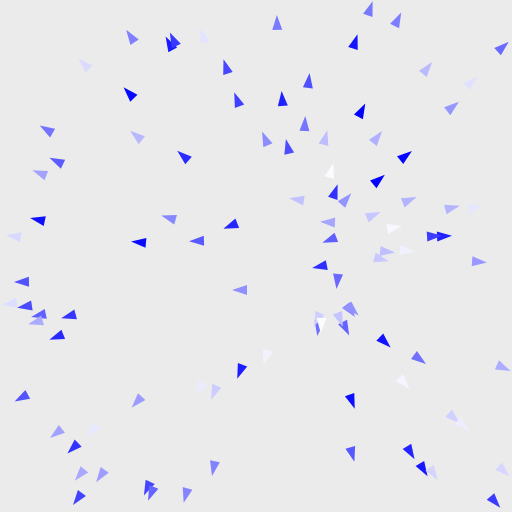
Frame 1 (no input)
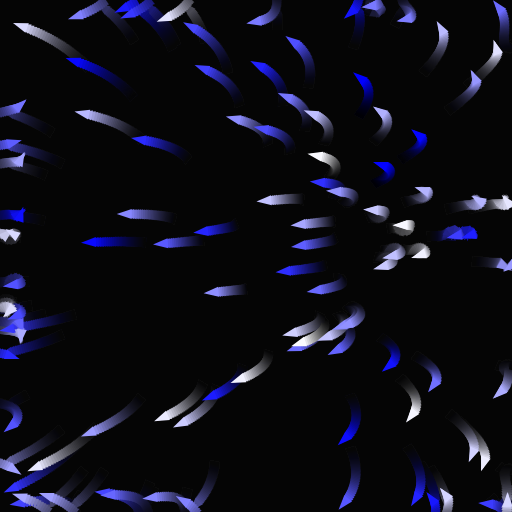
Frame 60 (no input)
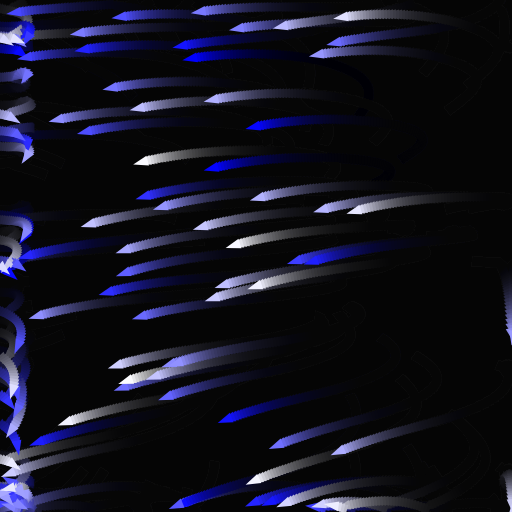
Frame 120 (the mouse pressed at the canvas centre since frame 60)

The p5.js sketch that drew these frames (run headless with seeded random() and noise() and a simulated clock; from frame 60 on, the mouse is pressed at the canvas centre):

// p5.js sketch
// ── sketch.js
const WIDTH = 512;
const ENTITY_NUM = 100;
const ENTITY_SIZE = 10;

const REPULSION_FACTOR = 0.5;
const ALIGNMENT_FACTOR = 0.1;
const GROUP_FACTOR = 0.1;

let entities = [];

function getRandomLocation() {
  let x = int(ENTITY_SIZE/2+random(WIDTH-ENTITY_SIZE));
  let y = int(ENTITY_SIZE/2+random(WIDTH-ENTITY_SIZE));
  return [x, y];
}

function setup() {
  createCanvas(WIDTH, WIDTH);

  for (let i = 0; i < ENTITY_NUM; i++) {
    let loc = getRandomLocation();
    entities.push(new Entity(loc[0], loc[1], ENTITY_SIZE, color(255*i/ENTITY_NUM, 255*i/ENTITY_NUM, 255)));
  }
}

function draw() {
  background(0, 20);

  for (let e of entities) {
    //Generate forces to apply
    let avgPos = createVector(0, 0);
    let repulsionForce = createVector(0, 0);
    let alignmentForce = createVector(0, 0);

    for (let o of entities) {
      avgPos.add(o.pos);
      repulsionForce.add(p5.Vector.mult(e.getFollowForce(o.pos), -1));
      alignmentForce.add(o.vel);
    }

    avgPos.div(entities.length);
    repulsionForce.div(entities.length);
    alignmentForce.div(entities.length);

    //Apply forces
    e.applyForce(p5.Vector.mult(repulsionForce, REPULSION_FACTOR));
    e.applyForce(p5.Vector.mult(e.getFollowForce(avgPos), GROUP_FACTOR));
    e.applyForce(p5.Vector.mult(alignmentForce, ALIGNMENT_FACTOR));
  }

  for (let e of entities) {
    e.update();
    e.draw();
  }
}

// ── entity.js
class Entity {
  constructor(x, y, size, colour) {
    this.pos = createVector(x, y);
    this.vel = createVector(0, 0);
    this.acc = createVector(0, 0);

    this.size = size;
    this.colour = colour;

    this.rot = 0;

    this.maxSpeed = 3;
    this.maxForce = 0.1;
  }

  update() {
    this.updateRot();
    this.updateVel();
    this.bounds();
    this.updatePos();
  }

  draw() {
    // noStroke();
    // fill(255);
    // circle(this.pos.x, this.pos.y, this.size);
    let offset = this.size;
    noStroke();
    fill(this.colour);
    push()
    translate(this.pos.x, this.pos.y);
    rotate(this.vel.heading()+PI/2);
    triangle(-offset*0.5, offset, offset*0.5, offset, 0, -offset/2);
    pop();
  }

  updatePos() {
    this.pos.add(this.vel);
  }

  updateVel() {
    this.vel.add(this.acc);
    this.acc.mult(0);
    this.vel.limit(this.maxSpeed);
  }

  updateRot() {
    let heading = this.vel.heading();
    this.rot = PI/2 - heading;
  }

  getFollowForce(target) {
    let targetDelta = p5.Vector.sub(target, this.pos);
    let idealTrajectory = p5.Vector.sub(targetDelta, this.vel);
    idealTrajectory = idealTrajectory.limit(this.maxForce);
    return idealTrajectory;
    // this.applyForce(idealTrajectory);
  }

  applyForce(force) {
    this.acc.add(force);
  }

  bounds() {
    if (this.pos.x + this.size/2 >= width || this.pos.x - this.size/2 <= 0) {
      this.vel = createVector(this.vel.x*-1, this.vel.y);
    }
    if (this.pos.y + this.size/2 >= height || this.pos.y - this.size/2 <= 0) {
      this.vel = createVector(this.vel.x, this.vel.y*-1);
    }
  }

  //Getters and Setters
  setVel(newVel) {
    this.vel = newVel;
  }
}
